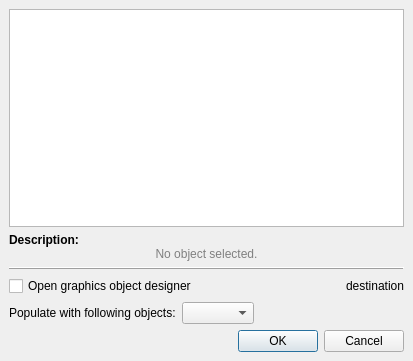
<?xml version="1.0" encoding="UTF-8"?>
<ui version="4.0">
 <class>NewGraphicsObjectWorkPanel</class>
 <widget class="QWidget" name="NewGraphicsObjectWorkPanel">
  <property name="geometry">
   <rect>
    <x>0</x>
    <y>0</y>
    <width>413</width>
    <height>361</height>
   </rect>
  </property>
  <property name="windowTitle">
   <string>New graphics object</string>
  </property>
  <layout class="QVBoxLayout" name="verticalLayout">
   <item>
    <widget class="QListView" name="listView">
     <property name="sizePolicy">
      <sizepolicy hsizetype="Preferred" vsizetype="Expanding">
       <horstretch>0</horstretch>
       <verstretch>0</verstretch>
      </sizepolicy>
     </property>
     <property name="focusPolicy">
      <enum>Qt::NoFocus</enum>
     </property>
     <property name="iconSize">
      <size>
       <width>64</width>
       <height>64</height>
      </size>
     </property>
     <property name="resizeMode">
      <enum>QListView::Adjust</enum>
     </property>
     <property name="viewMode">
      <enum>QListView::IconMode</enum>
     </property>
    </widget>
   </item>
   <item>
    <widget class="QLabel" name="descriptionLabel">
     <property name="sizePolicy">
      <sizepolicy hsizetype="Preferred" vsizetype="Minimum">
       <horstretch>0</horstretch>
       <verstretch>0</verstretch>
      </sizepolicy>
     </property>
     <property name="text">
      <string>&lt;!DOCTYPE HTML PUBLIC &quot;-//W3C//DTD HTML 4.0//EN&quot; &quot;http://www.w3.org/TR/REC-html40/strict.dtd&quot;&gt;
&lt;html&gt;&lt;head&gt;&lt;meta name=&quot;qrichtext&quot; content=&quot;1&quot; /&gt;&lt;style type=&quot;text/css&quot;&gt;
p, li { white-space: pre-wrap; }
&lt;/style&gt;&lt;/head&gt;&lt;body style=&quot; font-family:'Ubuntu'; font-size:9pt; font-weight:400; font-style:normal;&quot;&gt;
&lt;table border=&quot;0&quot; style=&quot;-qt-table-type: root; margin-top:4px; margin-bottom:4px; margin-left:4px; margin-right:4px;&quot;&gt;
&lt;tr&gt;
&lt;td style=&quot;border: none;&quot;&gt;
&lt;p style=&quot; margin-top:0px; margin-bottom:0px; margin-left:0px; margin-right:0px; -qt-block-indent:0; text-indent:0px;&quot;&gt;&lt;span style=&quot; font-weight:600; color:#000000;&quot;&gt;Description:&lt;/span&gt;&lt;/p&gt;
&lt;p align=&quot;center&quot; style=&quot; margin-top:0px; margin-bottom:0px; margin-left:0px; margin-right:0px; -qt-block-indent:0; text-indent:0px;&quot;&gt;&lt;span style=&quot; font-family:'Courier New,courier'; color:#808080;&quot;&gt;No object selected.&lt;/span&gt;&lt;/p&gt;&lt;/td&gt;&lt;/tr&gt;&lt;/table&gt;&lt;/body&gt;&lt;/html&gt;</string>
     </property>
     <property name="alignment">
      <set>Qt::AlignLeading|Qt::AlignLeft|Qt::AlignTop</set>
     </property>
    </widget>
   </item>
   <item>
    <widget class="QFrame" name="frame">
     <property name="frameShape">
      <enum>QFrame::HLine</enum>
     </property>
     <property name="frameShadow">
      <enum>QFrame::Raised</enum>
     </property>
    </widget>
   </item>
   <item>
    <layout class="QHBoxLayout" name="horizontalLayout_2">
     <item>
      <widget class="QCheckBox" name="openObjectDesignerCB">
       <property name="text">
        <string>Open graphics object designer</string>
       </property>
       <property name="checked">
        <bool>false</bool>
       </property>
      </widget>
     </item>
     <item>
      <widget class="QLabel" name="mainContainerLA">
       <property name="sizePolicy">
        <sizepolicy hsizetype="Preferred" vsizetype="Fixed">
         <horstretch>0</horstretch>
         <verstretch>0</verstretch>
        </sizepolicy>
       </property>
       <property name="text">
        <string>destination</string>
       </property>
       <property name="alignment">
        <set>Qt::AlignRight|Qt::AlignTrailing|Qt::AlignVCenter</set>
       </property>
      </widget>
     </item>
    </layout>
   </item>
   <item>
    <layout class="QHBoxLayout" name="horizontalLayout">
     <item>
      <widget class="QLabel" name="label">
       <property name="text">
        <string>Populate with following objects:</string>
       </property>
      </widget>
     </item>
     <item>
      <widget class="QComboBox" name="addObjectsCB"/>
     </item>
     <item>
      <spacer name="horizontalSpacer">
       <property name="orientation">
        <enum>Qt::Horizontal</enum>
       </property>
       <property name="sizeHint" stdset="0">
        <size>
         <width>40</width>
         <height>20</height>
        </size>
       </property>
      </spacer>
     </item>
    </layout>
   </item>
   <item>
    <widget class="QDialogButtonBox" name="buttonBox">
     <property name="standardButtons">
      <set>QDialogButtonBox::Cancel|QDialogButtonBox::Ok</set>
     </property>
    </widget>
   </item>
  </layout>
 </widget>
 <layoutdefault spacing="6" margin="9"/>
 <resources/>
 <connections/>
 <designerdata>
  <property name="gridDeltaX">
   <number>18</number>
  </property>
  <property name="gridDeltaY">
   <number>10</number>
  </property>
  <property name="gridSnapX">
   <bool>false</bool>
  </property>
  <property name="gridSnapY">
   <bool>true</bool>
  </property>
  <property name="gridVisible">
   <bool>true</bool>
  </property>
 </designerdata>
</ui>
